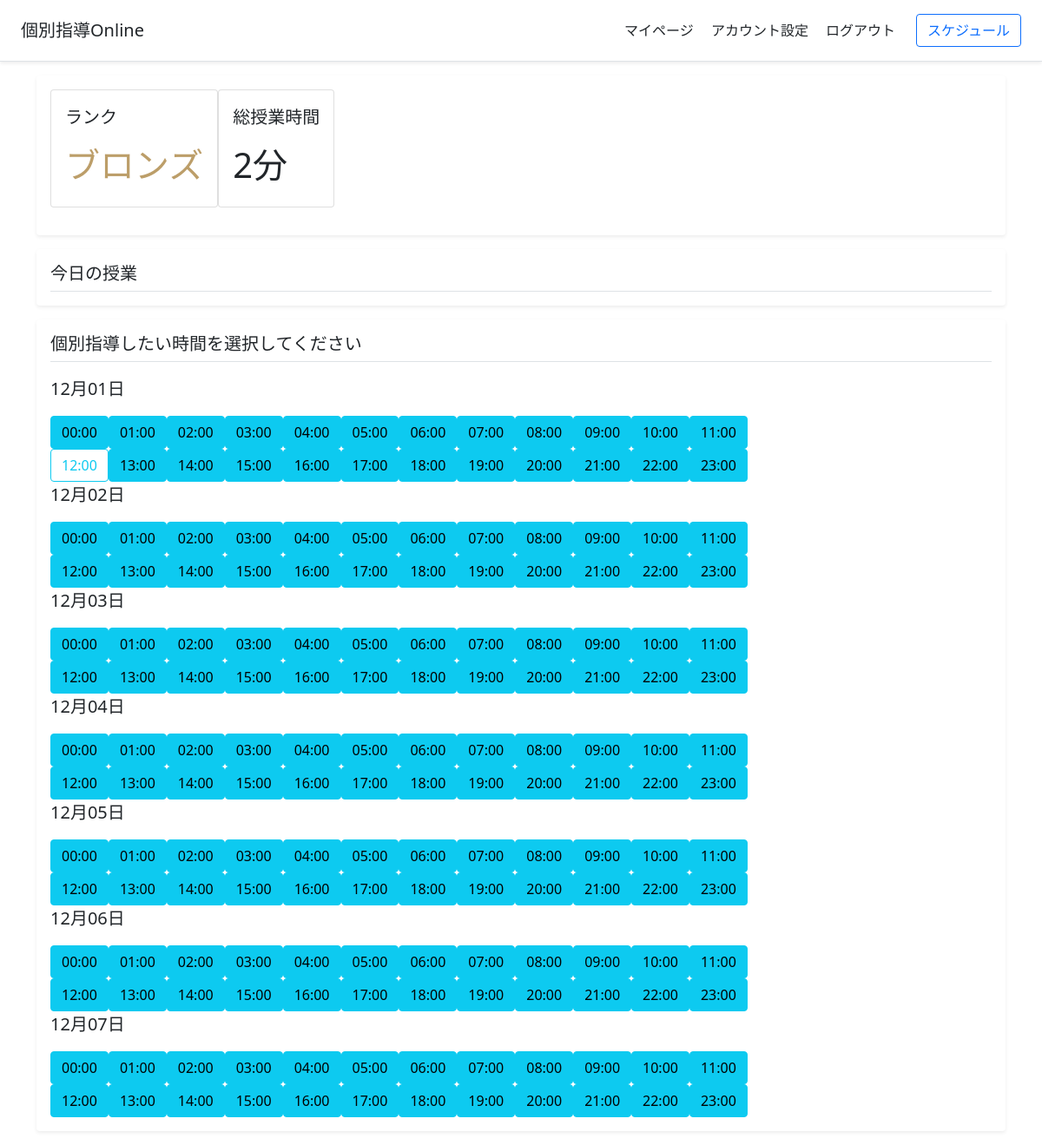
The app's page /manage_schedule/ (signed in), older data.
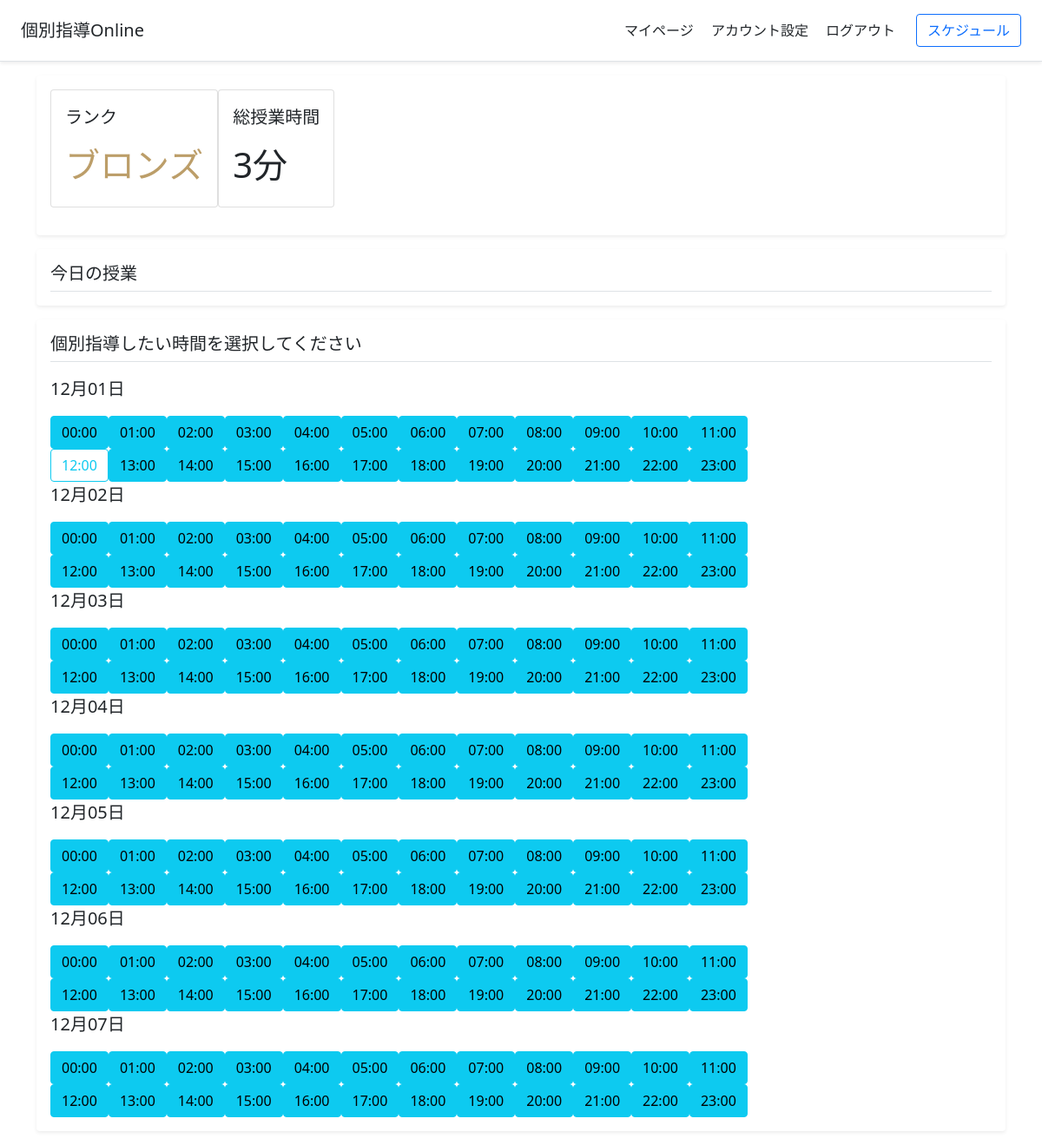
The same page, newer data.
### tutoringapp/models.py (models this page shows)
class UserModel(AbstractUser):
    user_type = models.TextField(choices=USER_TYPE_CHOICES, default="student") # ユーザーが講師か生徒かを示す
    first_name = models.TextField(default="") # ユーザーの名前
    last_name = models.TextField(default="") # ユーザーの苗字
    profile_image = models.ImageField(upload_to="", default="ProfileImage.png") # ユーザーのプロフィール画像
    start_datetime = models.DateTimeField(auto_now_add=True)
    self_introduction = models.TextField(default="")
    spent_time = models.IntegerField(default=0) # 費やした時間(学習時間or授業をした時間)
    rank = models.TextField(choices=USERS_RANK_CHOICES, default="bronze")
    class_start_datetime = models.DateTimeField(default=datetime.datetime(2000, 1, 1)) # 最後に授業に参加した時間
    class_ending_datetime = models.DateTimeField(default=datetime.datetime(2000, 1, 1)) # 最後に授業を終了した時間

### tutoringapp/views.py (the view, shortened to what this page needs)
# urls.py: path("manage_schedule/", views.manage_schedule_view, name="manage_schedule"), # 講師のスケジュールを管理するページ
def manage_schedule_view(request):
    if request.user.is_authenticated and request.user.user_type == "teacher":
        if request.method == "GET":
            user = request.user
            teacher = models.TeacherModel.objects.get(user=user.id)
            weekly_datetime_list = create_weekly_datetime_list(user.id) # 一週間分の日付、時刻のリストを作成(UTCに準拠)
            todays_teachers_class_list = create_todays_teachers_class_list(user.id) # 今日行われる授業のリストを作成する
            now = timezone.now()
            if request.GET.get("error"):
                error = request.GET.get("error")
            else:
                error = ""
            return render(request, "manage_schedule.html", {"weekly_datetime_list" : weekly_datetime_list, "todays_teachers_class_list" : todays_teachers_class_list, "error" : error, "now" : now})
    elif request.user.user_type == "student":
        return redirect("reserve")
    else:
        return redirect("login")

### tutoringapp/views.py (called while the page is built)
def change_set_to_list(record_set):
    record_list = []
    for record in record_set:
        record_list.append(record)
    return record_list

def return_datetime_duplicate_class(class_list, year, month, day, hour):
    duplicate_class = None
    for this_class in class_list:
        if this_class.datetime.year == year and this_class.datetime.month == month and this_class.datetime.day == day and this_class.datetime.hour == hour:
            duplicate_class = this_class
    return duplicate_class

def judge_datetime_is_within_today(this_datetime):
    jst_today = datetime.datetime.now(datetime.timezone(datetime.timedelta(hours=9)))
    today = timezone.now().replace(day=jst_today.day, hour=15, minute=0, second=0, microsecond=0) - datetime.timedelta(days=1) # UTCにおける15時0分(JSTにおける0時0分)
    one_days_after = today + datetime.timedelta(days=1)
    if today <= this_datetime < one_days_after:
        return True
    else:
        return False

def judge_datetime_is_before_now(this_datetime):
    now = timezone.now().replace(minute=0, second=0, microsecond=0)
    if this_datetime >= now:
        return True
    else:
        return False

### templates/manage_schedule.html (shortened to what this page needs)
{% extends "base.html" %}
{% block content %}
<main class="container">
    <div class="my-3 p-3 bg-white rounded shadow-sm">
        <div class="d-flex flex-row bd-highlight mb-3">
            <div class="card">
                <div class="card-body">
                    <p class="lead">ランク</p>
                    {% if user.rank == "bronze" %}
                    <p class="h1" style="color: #BC9E69;">ブロンズ</p>
                    {% elif user.rank == "silver" %}
                    <p class="h1" style="color: #BEC1C3;">シルバー</p>
                    {% elif user.rank == "gold" %}
                    <p class="h1" style="color: #EFC986;">ゴールド</p>
                    {% elif user.rank == "diamond" %}
                    <p class="h1" style="color: #94D1C8;">ダイヤモンド</p>
                    {% endif %}
                </div>
            </div>
            <div class="card">
                <div class="card-body">
                  <p class="lead">総授業時間</p>
                  <p class="h1">{{user.spent_time}}分</p>
                </div>
            </div>
        </div>
    </div>
    <div class="my-3 p-3 bg-white rounded shadow-sm">
        <h5 class="border-bottom pb-2 mb-0">今日の授業</h5>
    </div>
    <div class="my-3 p-3 bg-white rounded shadow-sm">
        <h5 class="border-bottom pb-2 mb-0">個別指導したい時間を選択してください</h5>
        <form action="" method="POST">{% csrf_token %}
            {% for halfday_time_list in weekly_datetime_list %}
                {% if forloop.counter0|divisibleby:"2" %}
                    {% if halfday_time_list.0.datetime %}
                    <p class="lead">{{halfday_time_list.0.datetime|date:"m月d日"}}</p>
                    {% else %}
                    <p class="lead">{{halfday_time_list.0|date:"m月d日"}}</p>
                    {% endif %}
                {% endif %}
            <div class="d-flex justify-content-left">
                {% for time in halfday_time_list %}
                    {% if time.datetime %}
                    <button type="submit" class="btn btn-outline-info" name="teachers_class_datetime" value="{{time.datetime|date:'Y:m:d H:00'}}">{{time.datetime|date:"H:00"}}</button>
                    {% else %}
                    <button type="submit" class="btn btn-info" name="teachers_class_datetime" value="{{time|date:'Y:m:d H:00'}}">{{time|date:"H:00"}}</button>
                    {% endif%}
                {% endfor %}
            </div>
            {% endfor %}
        </form>
    </div>
</main>
{% endblock content %}

Row changes from the older to the newer data that the page shows:
changed UserModel: spent_time "2" → "3"
